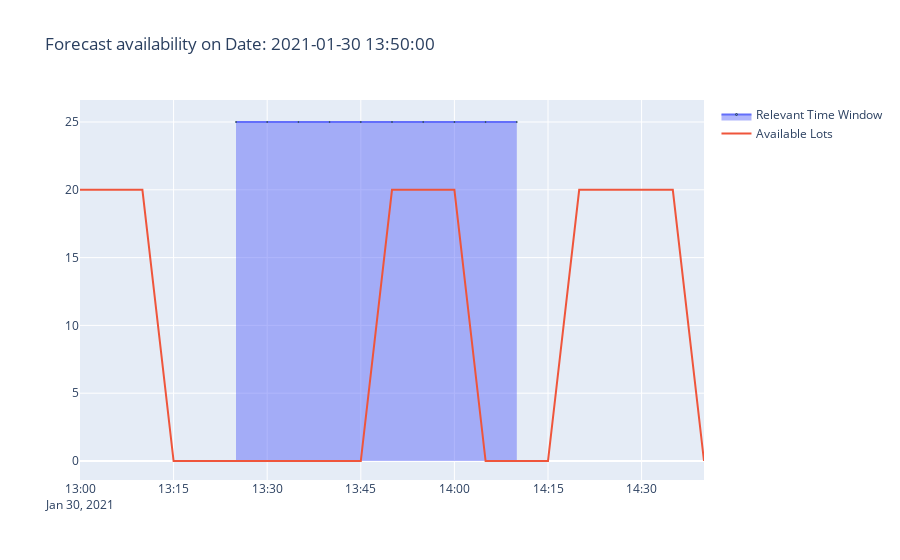

The cell this chart's notebook holds for it:
### Code cell
selected_datetime = pd.to_datetime('2021-01-30 13:50')
cp = 'YHS'
get_plot(agg_df, cp, selected_datetime)

### Figure 1 — Plotly figure (JSON) as saved in the notebook; plotly's stock layout.template omitted (floating-point values rounded to 4 significant figures)
{"data": [{"fill": "tozeroy", "marker": {"line": {"color": "DarkSlateGrey", "width": 1}, "size": 1}, "name": "Relevant Time Window", "type": "scatter", "x": ["2021-01-30T13:25:00", "2021-01-30T13:30:00", "2021-01-30T13:35:00", "2021-01-30T13:40:00", "2021-01-30T13:45:00", "2021-01-30T13:50:00", "2021-01-30T13:55:00", "2021-01-30T14:00:00", "2021-01-30T14:05:00", "2021-01-30T14:10:00"], "y": [25, 25, 25, 25, 25, 25, 25, 25, 25, 25]}, {"mode": "lines", "name": "Available Lots", "type": "scatter", "x": ["2021-01-30T13:00:00", "2021-01-30T13:05:00", "2021-01-30T13:10:00", "2021-01-30T13:15:00", "2021-01-30T13:20:00", "2021-01-30T13:25:00", "2021-01-30T13:30:00", "2021-01-30T13:35:00", "2021-01-30T13:40:00", "2021-01-30T13:45:00", "2021-01-30T13:50:00", "2021-01-30T13:55:00", "2021-01-30T14:00:00", "2021-01-30T14:05:00", "2021-01-30T14:10:00", "2021-01-30T14:15:00", "2021-01-30T14:20:00", "2021-01-30T14:25:00", "2021-01-30T14:30:00", "2021-01-30T14:35:00", "2021-01-30T14:40:00"], "y": [20, 20, 20, 0, 0, 0, 0, 0, 0, 0, 20, 20, 20, 0, 0, 0, 20, 20, 20, 20, 0]}], "layout": {"title": {"text": "Forecast availability on Date: 2021-01-30 13:50:00"}}}
